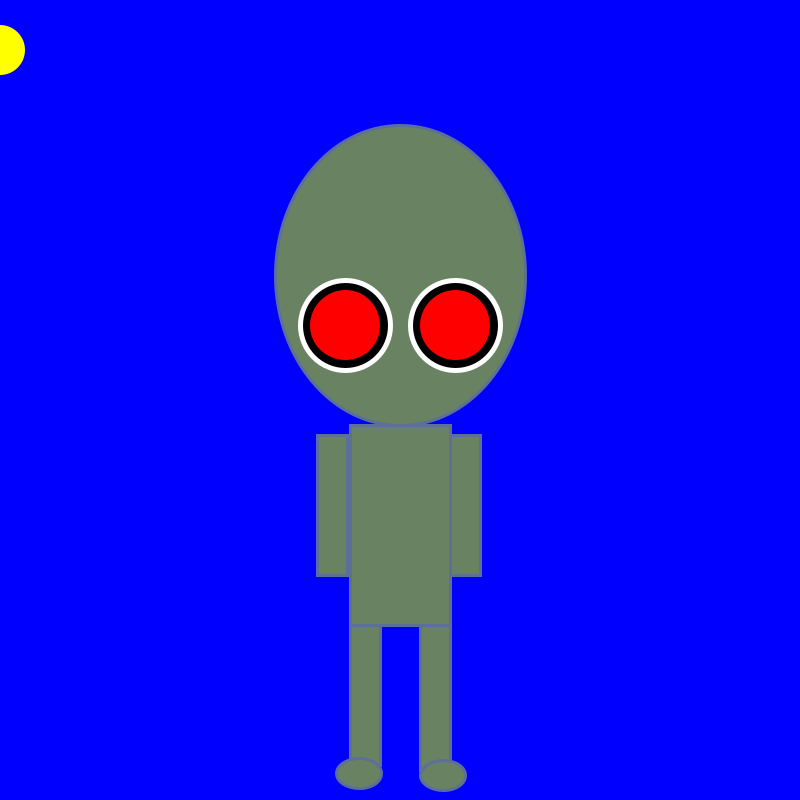
Frame 1 (no input)
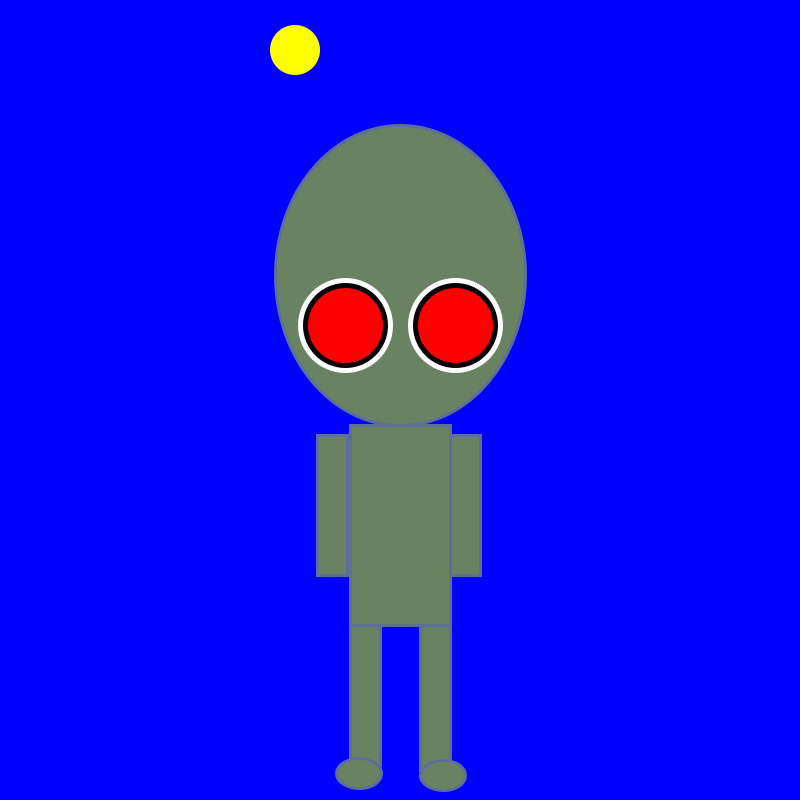
Frame 60 (the mouse pressed at the canvas centre just before this capture)
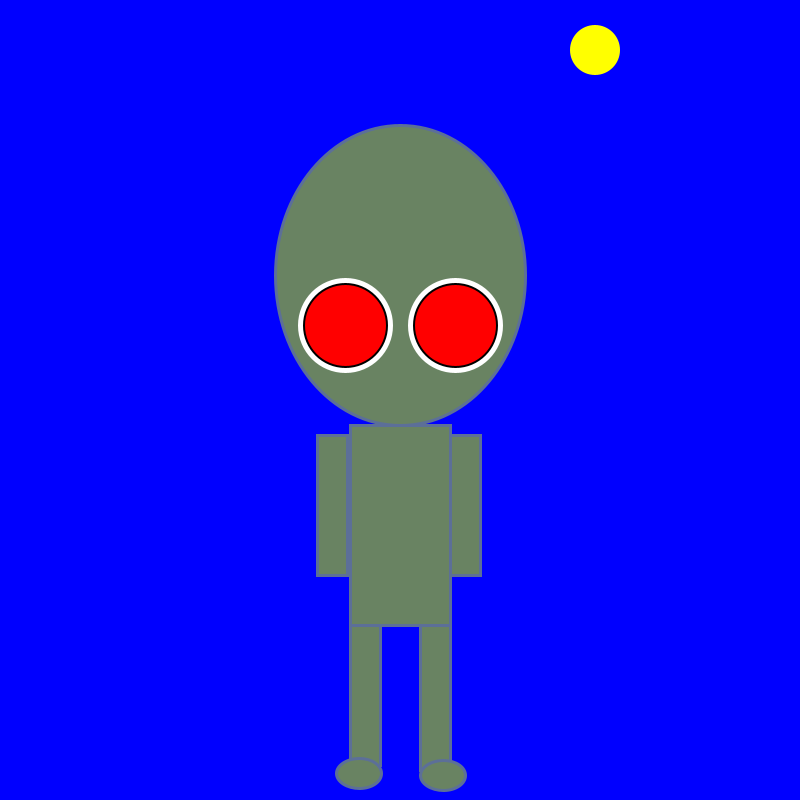
Frame 120 (the mouse held since frame 60 and released just before this capture)

The Processing sketch that drew these frames (run headless with seeded random() and noise(); from frame 60 on, the mouse is pressed at the canvas centre):

// Processing sketch: animation_robot_creature
// ── animation_robot_creature.pde
int diam = 65;
int dir = 1;
int sunX = 0;

void setup() {
  size(800, 800);
}

void draw() {
  background(0,0,255);
  
  // left leg
  fill(#698362);
  stroke(#5C6F98);
  strokeWeight(3);
  rect(350, 615, 30, 150);
  
  // right leg
  fill(#698362);
  stroke(#5C6F98);
  strokeWeight(3);
  rect(420, 620, 30, 150);
  
  // left foot
  fill(#698362);
  stroke(#5C6F98);
  strokeWeight(3);
  ellipse(359, 773, 45, 30);
  
  // right foot
  fill(#698362);
  stroke(#5C6F98);
  strokeWeight(3);
  ellipse(443, 775, 45, 30);
  
  //left arm
  fill(#698362);
  stroke(#5C6F98);
  strokeWeight(3);
  rect(317, 435, 30, 140);

  //right arm
  fill(#698362);
  stroke(#5C6F98);
  strokeWeight(3);
  rect(450, 435, 30, 140);

  //actual torso
  fill(#698362);
  stroke(#5C6F98);
  strokeWeight(3);
  rect(350, 425, 100, 200);

  //head code
  fill(#698362);
  stroke(#5C6F98);
  strokeWeight(3);
  ellipse(400, 275, 250, 300);

  //eyes are in these bottom lines
  // left eye
  fill(#000000);
  stroke(255);
  strokeWeight(5);
  circle(345, 325, 90);

  // left pupil
  fill(#ff0000 );
  stroke(#ff0000 );
  strokeWeight(5);
  circle(345, 325, diam);

  //right eye
  fill(#000000);
  stroke(255);
  strokeWeight(5);
  circle(455, 325, 90);

  //right pupil
  fill(#ff0000 );
  stroke(#ff0000 );
  strokeWeight(5);
  circle(455, 325, diam);
  
  // Animate the pupils by changing their size
  diam += dir;
  if (diam > 90) {
    dir = -1;
  } else if (diam < 65) {
    dir = 1;
  }
  
  // Draw the sun
  fill(#FFFF00);
  noStroke();
  circle(sunX, 50, 50);
  
  // Animate the sun by moving it horizontally
  sunX += 5;
  if (sunX > width) {
    sunX = 0;
  }
}
